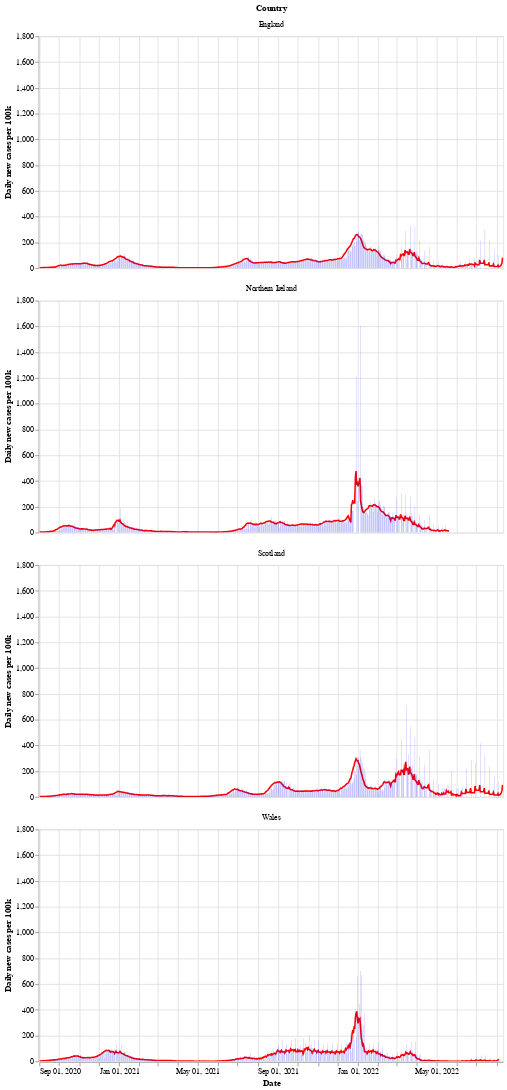

Notebook code cell kept with this figure:
### Markdown cell above
Next is a bar chart of the number of new cases in each country (per 100k population), with the 7 day moving average of cases. Again we see that Wales saw a longer period of raising and falling cases compared to the other countries.

After a period of cases falling, each nation is now seeing a rise in the number of cases - especially in Wales.

### Code cell
# collapse
bars = alt.Chart(uk_cases).mark_bar().encode(
    x=alt.X("yearmonthdate(date):T", axis=alt.Axis(title='Date')),
    y=alt.Y("newCasesRate:Q", axis=alt.Axis(title='Daily new cases per 100k')),
    tooltip='newCasesRate',
    color=alt.condition(
        alt.datum.dailyChange > 0,
        alt.value("orange"),  # The positive color
        alt.value("blue")  # The negative color
    )
).properties(title='New cases per 100k population with rolling 7 day average', width=600).interactive()
line = alt.Chart(uk_cases).mark_line(
    color='red',
    size=2,
).transform_window(
    rolling_mean='mean(newCasesRate)',
    frame=[0, 7],
    groupby=['areaName']
).encode(
    x='yearmonthdate(date):T',
    y='rolling_mean:Q'
)
alt.layer(line, bars, data=uk_cases).facet(alt.Row('areaName', title='Country'), columns=1)

### Figure 1 — Vega-Lite specification as saved in the notebook (floating-point values rounded to 4 significant figures; data arrays with more than 128 entries replaced by an {"elided": "..."} marker saying what was removed)
{"config": {"view": {"continuousWidth": 400, "continuousHeight": 300}}, "data": {"name": "data-a6dab72820f9af7cd610453bbf97d976"}, "facet": {"type": "nominal", "field": "areaName", "title": "Country"}, "spec": {"layer": [{"mark": {"type": "line", "color": "red", "size": 2}, "encoding": {"x": {"type": "temporal", "field": "date", "timeUnit": "yearmonthdate"}, "y": {"type": "quantitative", "field": "rolling_mean"}}, "transform": [{"window": [{"op": "mean", "field": "newCasesRate", "as": "rolling_mean"}], "frame": [0, 7], "groupby": ["areaName"]}]}, {"mark": "bar", "encoding": {"color": {"condition": {"value": "orange", "test": "(datum.dailyChange > 0)"}, "value": "blue"}, "tooltip": {"type": "quantitative", "field": "newCasesRate"}, "x": {"type": "temporal", "axis": {"title": "Date"}, "field": "date", "timeUnit": "yearmonthdate"}, "y": {"type": "quantitative", "axis": {"title": "Daily new cases per 100k"}, "field": "newCasesRate"}}, "selection": {"selector002": {"type": "interval", "bind": "scales", "encodings": ["x", "y"]}}, "title": "New cases per 100k population with rolling 7 day average", "width": 600}]}, "columns": 1, "$schema": "https://vega.github.io/schema/vega-lite/v4.8.1.json", "datasets": {"data-a6dab72820f9af7cd610453bbf97d976": {"elided": "2748 records"}}}
